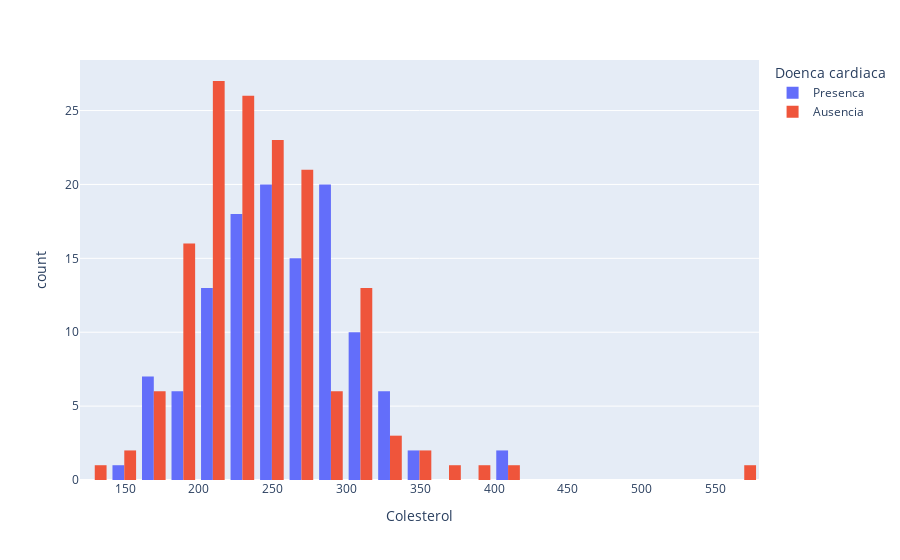

The code cell stored with this chart in its notebook:
### Markdown cell above
O histograma apresentado demonstra a distribuição da pressão arterial em pacientes com e sem doença cardíaca.

**Observações:**

* **Sobreposição:** Há uma sobreposição significativa entre os dois grupos, ou seja, tanto pacientes com doença cardíaca quanto aqueles sem a doença apresentam uma ampla gama de valores de pressão arterial. 
* **Tendência:** Apesar da sobreposição, podemos notar uma leve tendência:  
    * **Pacientes com doença cardíaca (azul):**  Aparentam ter uma maior concentração em faixas de pressão arterial ligeiramente mais altas, principalmente entre 120 e 140 mmHg.
    * **Pacientes sem doença cardíaca (laranja):**  Também aparentam ter uma maior concentração em intervalos similares ao caso de ausência, se estendendo entre 120 e 145 mmHg. 
* **Valores Extremos:**  
    * Em ambos os grupos, há pacientes com pressão arterial considerada alta (acima de 140 mmHg).

**Interpretação:**

* **Pressão arterial isoladamente:**  A pressão arterial, por si só, não parece ser um fator discriminante perfeito para identificar a presença ou ausência de doença cardíaca neste conjunto de dados. 
* **Fator de Risco:** A leve tendência de valores mais altos em pacientes com a doença corrobora o conhecimento médico de que a hipertensão arterial é um fator de risco para doenças cardíacas. 
* **Importância da avaliação individual:**  A sobreposição considerável destaca a importância de avaliar a pressão arterial em conjunto com outros fatores de risco e dados clínicos para cada paciente.

### Code cell
px.histogram(df, x='Colesterol', color='Doenca cardiaca', barmode='group')

### Figure 1 — Plotly figure (JSON) as saved in the notebook; plotly's stock layout.template omitted (floating-point values rounded to 4 significant figures; data arrays with more than 128 entries replaced by an {"elided": "..."} marker saying what was removed)
{"data": [{"alignmentgroup": "True", "bingroup": "x", "hovertemplate": "Doenca cardiaca=Presenca<br>Colesterol=%{x}<br>count=%{y}<extra></extra>", "legendgroup": "Presenca", "marker": {"color": "#636efa", "pattern": {"shape": ""}}, "name": "Presenca", "offsetgroup": "Presenca", "orientation": "v", "showlegend": true, "type": "histogram", "x": [322, 261, 256, 239, 293, 407, 234, 311, 203, 229, 230, 229, 326, 200, 256, 207, 273, 223, 218, 149, 197, 246, 225, 315, 166, 249, 281, 305, 276, 319, 243, 260, 309, 218, 198, 270, 243, 330, 266, 206, 212, 275, 234, 237, 289, 254, 274, 258, 177, 327, 305, 249, 288, 283, 188, 286, 274, 267, 230, 269, 212, 246, 249, 212, 233, 283, 282, 230, 167, 224, 217, 228, 231, 244, 259, 282, 254, 299, 294, 298, 231, 254, 409, 172, 184, 269, 174, 282, 304, 300, 258, 299, 289, 309, 288, 216, 239, 254, 330, 263, 341, 307, 219, 255, 164, 177, 274, 268, 253, 248, 185, 282, 188, 290, 353, 335, 206, 284, 229, 286], "xaxis": "x", "yaxis": "y"}, {"alignmentgroup": "True", "bingroup": "x", "hovertemplate": "Doenca cardiaca=Ausencia<br>Colesterol=%{x}<br>count=%{y}<extra></extra>", "legendgroup": "Ausencia", "marker": {"color": "#EF553B", "pattern": {"shape": ""}}, "name": "Ausencia", "offsetgroup": "Ausencia", "orientation": "v", "showlegend": true, "type": "histogram", "x": {"elided": "150 int values"}, "xaxis": "x", "yaxis": "y"}], "layout": {"barmode": "group", "legend": {"title": {"text": "Doenca cardiaca"}, "tracegroupgap": 0}, "margin": {"t": 60}, "xaxis": {"anchor": "y", "domain": [0, 1], "title": {"text": "Colesterol"}}, "yaxis": {"anchor": "x", "domain": [0, 1], "title": {"text": "count"}}}}
